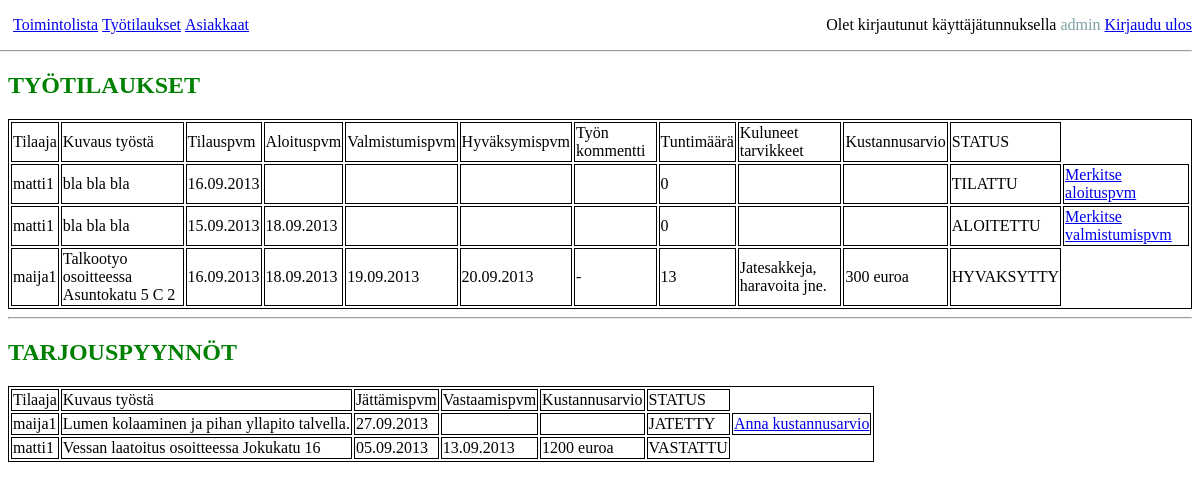
Page /harj/sovellus.php?pId=tyotilaukset (signed in) on the committed database.
### tables this page shows
CREATE TABLE IF NOT EXISTS `TYOTILAUKSET` (
  `AVAIN` int(11) NOT NULL AUTO_INCREMENT,
  `TILAAJA` varchar(50) NOT NULL,
  `KUVAUS` varchar(50) NOT NULL,
  `TILAUSPVM` varchar(10) NOT NULL,
  `ALOITUSPVM` varchar(10) NOT NULL,
  `VALMISTUMISPVM` varchar(10) NOT NULL,
  `HYVAKSYMISPVM` varchar(10) NOT NULL,
  `TYOKOMMENTTI` varchar(200) NOT NULL,
  `TUNTIMAARA` int(200) NOT NULL,
  `TARVIKKEET` varchar(200) NOT NULL,
  `KUSTANNUSARVIO` varchar(50) NOT NULL,
  `STATUS` varchar(15) NOT NULL,
  PRIMARY KEY (`AVAIN`)
);

CREATE TABLE IF NOT EXISTS `TARJOUSPYYNNOT` (
  `AVAIN` int(11) NOT NULL AUTO_INCREMENT,
  `TILAAJA` varchar(50) NOT NULL,
  `KUVAUS` varchar(50) NOT NULL,
  `JATTAMISPVM` varchar(10) NOT NULL,
  `VASTAAMISPVM` varchar(10) NOT NULL,
  `KUSTANNUSARVIO` varchar(200) NOT NULL,
  `STATUS` varchar(15) NOT NULL,
  PRIMARY KEY (`AVAIN`)
);

### harj/sovellus.php (the view, shortened to what this page needs)
<?php
include('sisalto.php');
?>
<!DOCTYPE html>
<html  xmlns="http://www.w3.org/1999/xhtml" xml:lang="fi" lang="fi">
	<head>
		<link rel="stylesheet" type="text/css" href="tyyli.css">
	</head>
	<body>
		<div id="main tttp">
			<div id="navbar">
				<ul>
					<li><a href="toimintolista.php">Toimintolista</a></li>
					<li><a href="sovellus.php?pId=tyotilaukset">Työtilaukset</a></li>
					<?php if($_SESSION['kayttajatunnus'] == 'admin' ){echo'<li><a href="sovellus.php?pId=asiakkaat">Asiakkaat</a></li>';}?>
					<li style="float:right">Olet kirjautunut käyttäjätunnuksella <a id="kayttajatunnus" href="sovellus.php?pId=muokkaa"><?php echo $_SESSION['kayttajatunnus'];?></a> <a href="sovellus.php?pId=logout">Kirjaudu ulos</a></li>
				</ul>
				<hr>
			</div>
<?php
if(isset($_SESSION['kayttajatunnus'])) {
	if(!isset($_GET['pId'])){
		header('Location: ?pId=tyotilaukset');
	}
	else{
		switch($_GET['pId']){
			default:
			case 'tyotilaukset':
				if(($_GET['pId'] = 'tyotilaukset') && isset($_SESSION['kayttajatunnus']) ){
					if(isset($_GET['asiakas']) && $_SESSION['kayttajatunnus'] = 'admin' ){
						$kysely1="SELECT AVAIN, TILAAJA, KUVAUS, TILAUSPVM, ALOITUSPVM, VALMISTUMISPVM, HYVAKSYMISPVM, TYOKOMMENTTI, TUNTIMAARA, TARVIKKEET, KUSTANNUSARVIO, STATUS FROM tyotilaukset WHERE TILAAJA = '".$_GET['asiakas']."' ";
					}
					else if($_SESSION['kayttajatunnus'] == 'admin'){
						$kysely1="SELECT AVAIN, TILAAJA, KUVAUS, TILAUSPVM, ALOITUSPVM, VALMISTUMISPVM, HYVAKSYMISPVM, TYOKOMMENTTI, TUNTIMAARA, TARVIKKEET, KUSTANNUSARVIO, STATUS FROM tyotilaukset";
					}
					else{
						$kysely1="SELECT AVAIN, TILAAJA, KUVAUS, TILAUSPVM, ALOITUSPVM, VALMISTUMISPVM, HYVAKSYMISPVM, TYOKOMMENTTI, TUNTIMAARA, TARVIKKEET, KUSTANNUSARVIO, STATUS FROM tyotilaukset WHERE TILAAJA = '".$_SESSION['kayttajatunnus']."' ";
					}
					$tulos1 = mysql_query($kysely1);
					if(isset($_GET['asiakas']) && $_SESSION['kayttajatunnus'] == 'admin' ){
						$kysely2="SELECT AVAIN, TILAAJA, KUVAUS, JATTAMISPVM, VASTAAMISPVM, KUSTANNUSARVIO, STATUS FROM tarjouspyynnot WHERE TILAAJA = '".$_GET['asiakas']."' ";
					}
					else if($_SESSION['kayttajatunnus'] == 'admin' ){
						$kysely2="SELECT AVAIN, TILAAJA, KUVAUS, JATTAMISPVM, VASTAAMISPVM, KUSTANNUSARVIO, STATUS FROM tarjouspyynnot";
					}
					else{
						$kysely2="SELECT AVAIN, TILAAJA, KUVAUS, JATTAMISPVM, VASTAAMISPVM, KUSTANNUSARVIO, STATUS FROM tarjouspyynnot WHERE TILAAJA = '".$_SESSION['kayttajatunnus']."' ";
					}
					$tulos2 = mysql_query($kysely2);
				}
			if(!empty($tulos1)){
				echo '
					<div class="lista tyotilaukset">
						<h2>TYÖTILAUKSET</h2>
						';
							if($_SESSION['kayttajatunnus'] != 'admin'){
								echo '<p><a href="sovellus.php?pId=UTT">Tee uusi työtilaus.</a></p>';
							}echo '
						<table>
							<tr>
								<td><label>Tilaaja </label></td>
								<td><label>Kuvaus työstä </label></td>
								<td><label>Tilauspvm </label></td>
								<td><label>Aloituspvm </label></td>
								<td><label>Valmistumispvm </label></td>
								<td><label>Hyväksymispvm </label></td>
								<td><label>Työn kommentti </label></td>
								<td><label>Tuntimäärä </label></td>
								<td><label>Kuluneet tarvikkeet </label></td>
								<td><label>Kustannusarvio </label></td>
								<td><label>STATUS </label></td>
							</tr>';
				while($rivi1 = mysql_fetch_array($tulos1) ){
					if(!empty($rivi1['TILAUSPVM'])){
						$TILAUSPVM = date("d.m.Y", strtotime($rivi1['TILAUSPVM']));
					}
					else{
						$TILAUSPVM = ' ';
					}
					if(!empty($rivi1['ALOITUSPVM'])){
						$ALOITUSPVM = date("d.m.Y", strtotime($rivi1['ALOITUSPVM']));
					}
					else{
						$ALOITUSPVM = ' ';
					}
					if(!empty($rivi1['VALMISTUMISPVM'])){
						$VALMISTUMISPVM = date("d.m.Y", strtotime($rivi1['VALMISTUMISPVM']));
					}
					else{
						$VALMISTUMISPVM = ' ';
					}
					if(!empty($rivi1['HYVAKSYMISPVM'])){
						$HYVAKSYMISPVM = date("d.m.Y", strtotime($rivi1['HYVAKSYMISPVM']));
					}
					else{
						$HYVAKSYMISPVM = ' ';
					}
				echo "
							<tr>
								<td>" .$rivi1['TILAAJA']."</td>
								<td>" .$rivi1['KUVAUS']. "</td>
								<td>" .$TILAUSPVM. "</td>
								<td>" .$ALOITUSPVM. "</td>
								<td>" .$VALMISTUMISPVM. "</td>
								<td>" .$HYVAKSYMISPVM. "</td>
								<td>" .$rivi1['TYOKOMMENTTI']. "</td>
								<td>" .$rivi1['TUNTIMAARA']. "</td>
								<td>" .$rivi1['TARVIKKEET']. "</td>
								<td>" .$rivi1['KUSTANNUSARVIO']. "</td>
								<td>" .$rivi1['STATUS']. "</td>
				";
							if($rivi1['STATUS'] == 'TILATTU' && $_SESSION['kayttajatunnus'] != 'admin' ){
								echo '<td><a href="sovellus.php?pId=PTT&avain='.$rivi1['AVAIN'].'">Poista</a></td>';
								echo '<td><a href="sovellus.php?pId=MTT&avain='.$rivi1['AVAIN'].'">Muokkaa</a></td>';
							}
							else if($rivi1['STATUS'] == 'TILATTU' && $_SESSION['kayttajatunnus'] == 'admin'){
								echo '<td><a href="sovellus.php?pId=ATT&avain='.$rivi1['AVAIN'].'">Merkitse aloituspvm</a></td>';
							}
							else if($rivi1['STATUS'] == 'ALOITETTU' && $_SESSION['kayttajatunnus'] == 'admin'){
								echo '<td><a href="sovellus.php?pId=VTT&avain='.$rivi1['AVAIN'].'">Merkitse valmistumispvm</a></td>';
							}
							else if($rivi1['STATUS'] == 'VALMIS' && $_SESSION['kayttajatunnus'] != 'admin'){
								echo '<td><a href="sovellus.php?pId=HTT&avain='.$rivi1['AVAIN'].'">Hyväksy työtilaus</a></td>';
							}
				}echo '		</tr>
						</table>
					</div>
				';
			}
			else if($_SESSION['kayttajatunnus'] != 'admin'){
				echo '<p><a href="sovellus.php?pId=UTP">Tee uusi tarjouspyyntö.</a></p>';
			}
			if(!empty($tulos1)){
				echo '
					<div class="lista tarjouspyynnot">
						<hr>
							<h2>TARJOUSPYYNNÖT</h2>';
							if($_SESSION['kayttajatunnus'] != 'admin'){
								echo '<p><a href="sovellus.php?pId=UTP">Tee uusi tarjouspyyntö.</a></p>';
							}echo '
							<table>
								<tr>
									<td><label>Tilaaja </label></td>
									<td><label>Kuvaus työstä </label></td>
									<td><label>Jättämispvm </label></td>
									<td><label>Vastaamispvm </label></td>
									<td><label>Kustannusarvio </label></td>
									<td><label>STATUS </label></td>
								</tr>';
				while($rivi2 = mysql_fetch_array($tulos2) ){
					if(!empty($rivi2['JATTAMISPVM'])){
						$JATTAMISPVM = date("d.m.Y", strtotime($rivi2['JATTAMISPVM']));
					}
					else{
						$JATTAMISPVM = ' ';
					}
					if(!empty($rivi2['VASTAAMISPVM'])){
						$VASTAAMISPVM = date("d.m.Y", strtotime($rivi2['VASTAAMISPVM']));
					}
					else{
						$VASTAAMISPVM = ' ';
					}
				echo "
							<tr>
									<td>" .$rivi2['TILAAJA']."</td>
									<td>" .$rivi2['KUVAUS']. "</td>
									<td>" .$JATTAMISPVM . "</td>
									<td>" .$VASTAAMISPVM. "</td>
									<td>" .$rivi2['KUSTANNUSARVIO']. "</td>
									<td>" .$rivi2['STATUS']. "</td>
									";
						if(($rivi2['STATUS'] == 'JÄTETTY' || $rivi2['STATUS'] == 'JATETTY' )&& $_SESSION['kayttajatunnus'] == 'admin'){
							echo '<td><a href="sovellus.php?pId=UTP&avain='.$rivi2['AVAIN'].'">Anna kustannusarvio</a></td>';
						}
					}
					echo '
							</tr>
						</table>
					</div>';
			}
			else if($_SESSION['kayttajatunnus' != 'admin']){
				echo '<p><a href="sovellus.php?pId=UTP">Tee uusi tarjouspyyntö.</a></p>';
			}
			break;
		}
	}
}
else{
	header('Location: etusivu.php?pId=login');
}
?>
		</div>
	</body>
</html>

### harj/tyyli.css (style rules this page uses)
table, td { border:1px solid black; }
h2 { color:green; }
a#kayttajatunnus { color:#7da1a5; text-decoration:none; }
#navbar { margin-left:-35px; }
#navbar>ul { list-style:none; }
#navbar>ul>li { display:inline }

### rows in the picture
tyotilaukset: TILAAJA "matti1", KUVAUS "bla bla bla", TILAUSPVM "16.09.2013", TUNTIMAARA "0", STATUS "TILATTU"
tyotilaukset: TILAAJA "matti1", KUVAUS "bla bla bla", TILAUSPVM "15.09.2013", ALOITUSPVM "18.09.2013", TUNTIMAARA "0", STATUS "ALOITETTU"
tyotilaukset: TILAAJA "maija1", KUVAUS "Talkootyo osoitteessa Asuntokatu 5 C 2", TILAUSPVM "16.09.2013", ALOITUSPVM "18.09.2013", VALMISTUMISPVM "19.09.2013", HYVAKSYMISPVM "20.09.2013", TYOKOMMENTTI "-", TUNTIMAARA "13", TARVIKKEET "Jatesakkeja, haravoita jne.", KUSTANNUSARVIO "300 euroa", STATUS "HYVAKSYTTY"
tarjouspyynnot: TILAAJA "maija1", KUVAUS "Lumen kolaaminen ja pihan yllapito talvella.", JATTAMISPVM "27.09.2013", STATUS "JATETTY"
tarjouspyynnot: TILAAJA "matti1", KUVAUS "Vessan laatoitus osoitteessa Jokukatu 16", JATTAMISPVM "05.09.2013", VASTAAMISPVM "13.09.2013", KUSTANNUSARVIO "1200 euroa", STATUS "VASTATTU"

### other values in the picture
$_SESSION['kayttajatunnus'] "admin"
